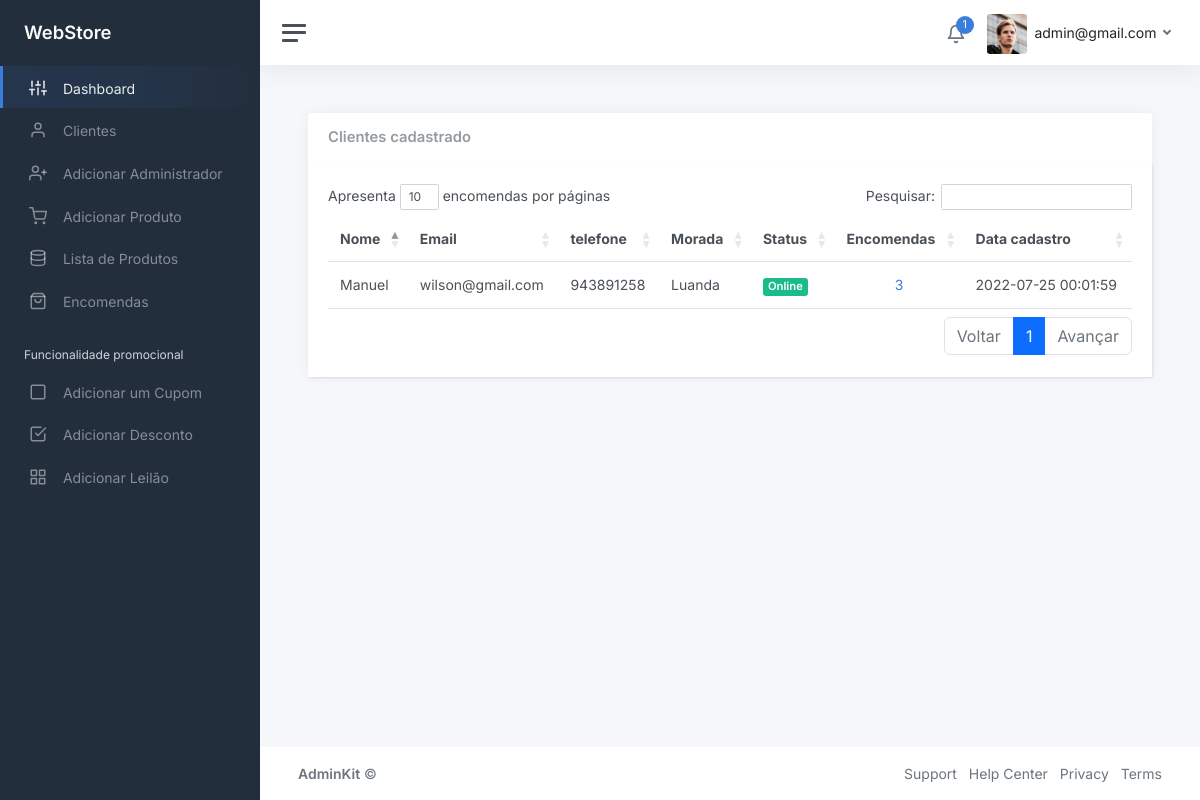
The app's page /public/admin/?loja=clientes (signed in) with its own data.
### tables this page shows
CREATE TABLE `clientes` (
  `id_cliente` int(12) NOT NULL,
  `email` varchar(150) DEFAULT NULL,
  `senha` varchar(150) DEFAULT NULL,
  `nome_completo` varchar(150) DEFAULT NULL,
  `morada` varchar(50) DEFAULT NULL,
  `cidade` varchar(50) DEFAULT NULL,
  `telefone` varchar(50) DEFAULT NULL,
  `purl` varchar(50) DEFAULT NULL,
  `ativo` tinyint(5) DEFAULT NULL,
  `created_at` datetime DEFAULT NULL,
  `updated_at` datetime DEFAULT NULL,
  `deleted_at` datetime DEFAULT NULL
);

### core/controller/Admin.php (called while the page is built, shortened)
<?php
class Admin
{
    public function clientes()
    {
        $admin = new Admins();
        $cliente = $admin->lista_clientes_cadastrados();
        $dados = [
            "clientes" => $cliente
        ];
        Store::Layout_admin([
            "Admin/layouts/html_header",
            "Admin/layouts/header",
            "Admin/clientes",
            "Admin/layouts/footer",
            "Admin/layouts/html_footer",
        ], $dados);
    }
}

### core/rotas_admin.php (called while the page is built, shortened)
<?php
$rotas =  [
    'inicio' => 'admin@inicio',
    'login' => 'admin@login',
    'admin_login_submit' => 'admin@admin_login_submit',
    'logout_admin' => 'admin@logout_admin',
    'encomendas' => 'admin@encomendas',
    'detalhes_encomenda_geral' => 'admin@detalhes_encomenda_geral',
    'Mudar_Estado_encomenda' => 'admin@Mudar_Estado_encomenda',
    'clientes' => 'admin@clientes',
    'buscar_encomendas_usuarios' => 'admin@buscar_encomendas_usuarios',
    'buscar_encomendas_usuarios_detalhada' => 'admin@buscar_encomendas_usuarios_detalhada',
    'AdicionarProduct' => 'admin@AdicionarProduct',
    'AdicionarProductSubmit' => 'admin@AdicionarProductSubmit',
    'ListarProduct' => 'admin@ListarProduct',
    'informacoes_produtos_alteracao' => 'admin@informacoes_produtos_alteracao',
    'Editar_informacao_produto' => 'admin@Editar_informacao_produto'
];
$acao = "inicio";
if(isset($_GET['loja'])) {
    if (!key_exists($_GET['loja'],$rotas)) {
        $acao = "inicio";
    } else {
        $acao = $_GET['loja'];
    }
}
$partes = explode("@", $rotas[$acao]);
$metodo = $partes[1];
$ctr = new $controlador();
$ctr->$metodo();

### public/Admin/index.php (called while the page is built, shortened)
<?php
require_once("../../core/rotas_admin.php");
?>

### core/classes/Database.php (called while the page is built, shortened)
<?php
class Database {
    private $ligacao;
    private function ligar() {
        $this->ligacao = new PDO(
            'mysql:'.
            'host='.MYSQL_SERVER.';'.
            'dbname='.MYSQL_DATABASE.';'.
            'charset='.MYSQL_CHARSET,
            MYSQL_USER,
            MYSQL_PASS,
            array(PDO::ATTR_PERSISTENT => true)
        );
        $this->ligacao->setAttribute(PDO::ATTR_ERRMODE, PDO::ERRMODE_WARNING);
    }
    private function desligar() {
        $this->ligacao = null;
    }
    public function select($sql, $parametros = null) {
        $sql = trim($sql);
        $resultados = null;
        try {
        if (!empty($parametros)) {
            $executar = $this->ligacao->prepare($sql);
            $executar->execute($parametros);
            $resultados = $executar->fetchAll(PDO::FETCH_CLASS);
        } else {
            $executar = $this->ligacao->prepare($sql);
            $executar->execute();
            $resultados = $executar->fetchAll(PDO::FETCH_CLASS);
        }
        } catch (PDOException $e) {
           return false;
        }
        return $resultados;
    }
}

### core/models/Admins.php (called while the page is built, shortened)
<?php
class Admins
{
    public function lista_clientes_cadastrados() {
        $bd = new Database();
        $resultado = $bd->select("
        SELECT
        clientes.id_cliente,
        clientes.email,
        clientes.telefone,
        clientes.nome_completo,
        clientes.ativo,
        clientes.morada,
        clientes.created_at,
        COUNT(encomendas.id_encomenda) total_encomendas
        FROM clientes LEFT JOIN encomendas
        ON clientes.id_cliente = encomendas.id_cliente
        GROUP BY clientes.id_cliente
        ORDER BY id_cliente
        ");
        return $resultado;
    }
}

### core/views/Admin/clientes.php (the view, shortened to what this page needs)
<main class="content">
    <div class="container-fluid p-0">
        <div class="clientes">
            <div class="card flex-fill">
                <div class="card-header">
                    <h5 class="card-title mb-0">Clientes cadastrado</h5>
                </div>
                <div class="tabela" style="padding: 20px;">
                    <table class="table table-hover my-0" id="clientes">
                        <thead>
                            <tr>
                                <th>Nome</th>
                                <th class="d-none d-xl-table-cell">Email</th>
                                <th class="d-none d-xl-table-cell">telefone</th>
                                <th class="d-none d-xl-table-cell">Morada</th>
                                <th>Status</th>
                                <th>Encomendas</th>
                                <th class="d-none d-md-table-cell">Data cadastro</th>
                            </tr>
                        </thead>
                        <tbody>
                            <?php foreach ($clientes as $cliente) {  ?>
                                <tr>
                                    <td><?= $cliente->nome_completo ?></td>
                                    <td class="d-none d-xl-table-cell"><?= $cliente->email ?></td>
                                    <td class="d-none d-xl-table-cell"><?= $cliente->telefone ?></td>
                                    <td class="d-none d-xl-table-cell"><?= $cliente->morada ?></td>
                                    <td><span class="badge bg-success">Online</span></td>
                                    <td class="d-none d-xl-table-cell text-center"><a href="?loja=buscar_encomendas_usuarios&cliente=<?=$cliente->id_cliente?>"><?=$cliente->total_encomendas?></a></td>
                                    <td class="d-none d-md-table-cell"><?= $cliente->created_at ?></td>
                                </tr>
                            <?php } ?>
                        </tbody>
                    </table>
                </div>
            </div>
        </div>
    </div>
</main>

### core/classes/Store.php (shortened to what this page needs)
<?php
Class Store {
    public static function Layout_admin($estruturas, $dados = null) {
        foreach ($estruturas as $estrutura) {
            include_once("../../core/views/$estrutura.php");
        }
   }
}
?>

### public/Admin/assets/css/admin.css (style rules this page uses)
.tabela { background-color: white; box-shadow: 1px 1px 2px #ddd; padding: 15px; }

### records on screen
clientes: nome_completo "Manuel", email "wilson@gmail.com", telefone "943891258", morada "Luanda", total_encomendas "3", created_at "2022-07-25 00:01:59"
